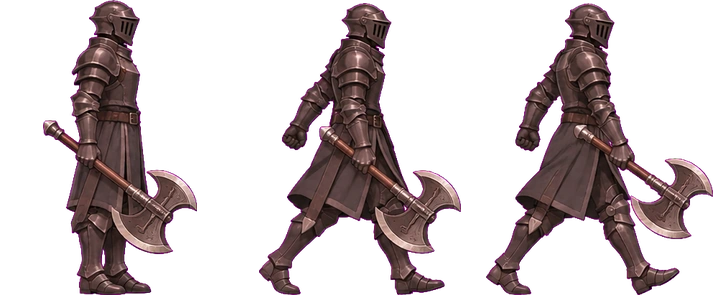
#> input picture games/autelia/assets/prologue/ch/raider_axe.webp, 720 x 300 px; its folder holds only this picture in this run
$ python pack_raider_weapons.py ../../games/autelia/assets/prologue/ch/raider_axe.webp
#> lines starting #> are read from the running program, lines starting #| are printed output that depends on the picture
"""마젠타 배경의 3줄×3칸 시트(줄=무기 종류, 칸=서기·걷기1·걷기2) → 게임용 raider_<무기>.webp 3장.
사용(games/autelia에서): python3 ../../tools/art/pack_raider_weapons.py <새 시트.png> axe spear mace
- 모든 줄에 같은 배율을 씀: 첫 줄(머리 위로 솟는 무기가 없는 줄)의 서 있는 칸 높이를 295px로 맞춤.
- 칸 폭 240, 칸 높이 = 300(창은 창끝 때문에 더 큼), 발바닥은 칸 아래에서 5px 위, 가로는 몸통 가운데 정렬."""
import sys, numpy as np
from PIL import Image
from scipy import ndimage as ndi
src, names = sys.argv[1], sys.argv[2:]
a = np.array(Image.open(src).convert("RGB")).astype(float)
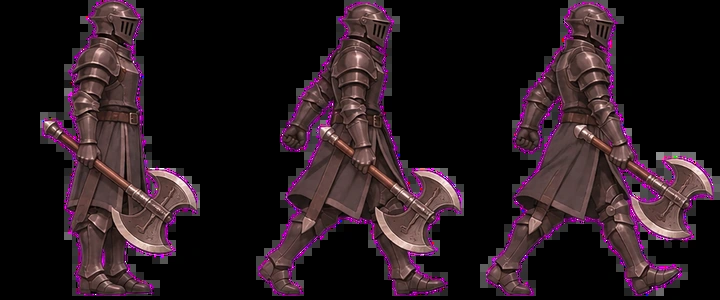
#> a: shape (300, 720, 3) float64; mean R, G, B 39.5, 25.1, 31.1
d = np.sqrt((a[..., 0] - 255) ** 2 + a[..., 1] ** 2 + (a[..., 2] - 255) ** 2)
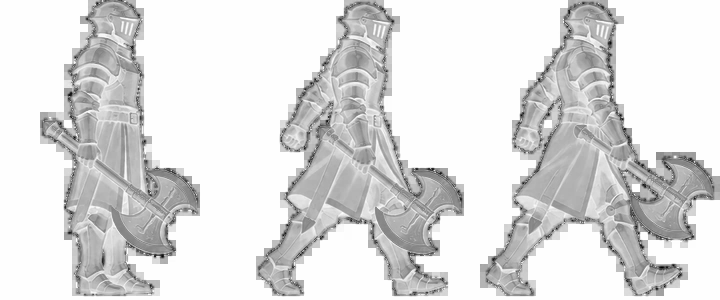
#> d: shape (300, 720) float64; min 20.25, max 360.8, mean 316.2; drawn with min black and max white
alpha = np.clip((d - 70) / 60, 0, 1); m = ndi.binary_opening(d > 90, iterations=2)
#> after `alpha = np.clip((d - 70) / 60, 0, 1)`:
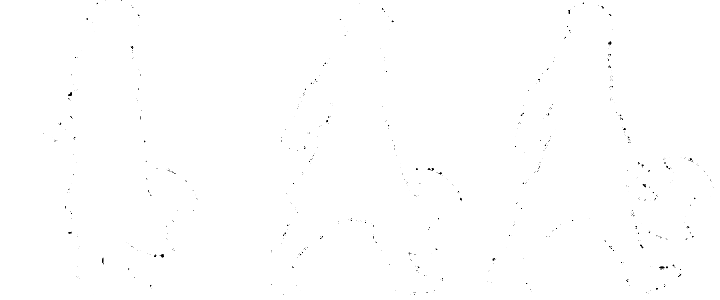
#> alpha: shape (300, 720) float64; min 0, max 1, mean 0.998
#> after `m = ndi.binary_opening(d > 90, iterations=2)`:
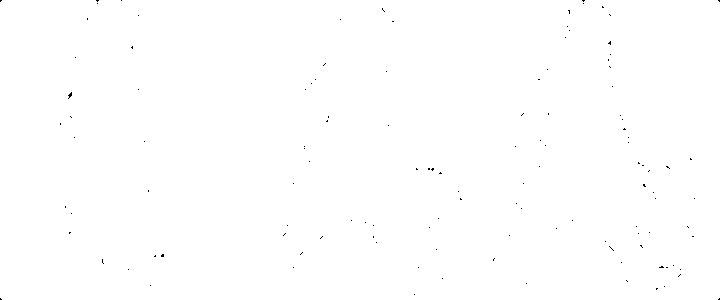
#> m: shape (300, 720) bool; 99.9% white; black in thin lines or dots
lab, n = ndi.label(ndi.binary_dilation(m, iterations=5))
#> lab: shape (300, 720) int32; every value is 1
#> n = 1
comps = []
for L in range(1, n + 1):
    ys, xs = np.where((lab == L) & m)
    if len(ys) > 4000: comps.append([xs.min(), xs.max(), ys.min(), ys.max(), L])
#> after the loop, comps = [[0, 719, 0, 299, 1]]
#> (the run stopped early here; a loop or call above may not have finished)
